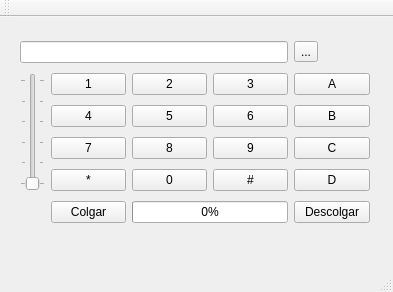
<?xml version="1.0" encoding="UTF-8"?>
<ui version="4.0">
 <class>MainWindow</class>
 <widget class="QMainWindow" name="MainWindow">
  <property name="geometry">
   <rect>
    <x>0</x>
    <y>0</y>
    <width>393</width>
    <height>292</height>
   </rect>
  </property>
  <property name="windowTitle">
   <string>MainWindow</string>
  </property>
  <widget class="QWidget" name="centralWidget">
   <widget class="QWidget" name="layoutWidget">
    <property name="geometry">
     <rect>
      <x>9</x>
      <y>9</y>
      <width>372</width>
      <height>212</height>
     </rect>
    </property>
    <layout class="QGridLayout" name="gridLayout">
     <item row="2" column="1">
      <widget class="QPushButton" name="num_1">
       <property name="text">
        <string>1</string>
       </property>
      </widget>
     </item>
     <item row="0" column="0" colspan="4">
      <widget class="QLineEdit" name="fileEdit"/>
     </item>
     <item row="2" column="4">
      <widget class="QPushButton" name="A">
       <property name="text">
        <string>A</string>
       </property>
      </widget>
     </item>
     <item row="4" column="1">
      <widget class="QPushButton" name="num_7">
       <property name="text">
        <string>7</string>
       </property>
      </widget>
     </item>
     <item row="4" column="2">
      <widget class="QPushButton" name="num_8">
       <property name="text">
        <string>8</string>
       </property>
      </widget>
     </item>
     <item row="4" column="3">
      <widget class="QPushButton" name="num_9">
       <property name="text">
        <string>9</string>
       </property>
      </widget>
     </item>
     <item row="4" column="4">
      <widget class="QPushButton" name="C">
       <property name="text">
        <string>C</string>
       </property>
      </widget>
     </item>
     <item row="5" column="1">
      <widget class="QPushButton" name="star">
       <property name="text">
        <string>*</string>
       </property>
      </widget>
     </item>
     <item row="5" column="2">
      <widget class="QPushButton" name="num_0">
       <property name="text">
        <string>0</string>
       </property>
      </widget>
     </item>
     <item row="5" column="3">
      <widget class="QPushButton" name="numeral">
       <property name="text">
        <string>#</string>
       </property>
      </widget>
     </item>
     <item row="5" column="4">
      <widget class="QPushButton" name="D">
       <property name="text">
        <string>D</string>
       </property>
      </widget>
     </item>
     <item row="6" column="1">
      <widget class="QPushButton" name="Colgar">
       <property name="text">
        <string>Colgar</string>
       </property>
      </widget>
     </item>
     <item row="6" column="2" colspan="2">
      <widget class="QProgressBar" name="progressBar">
       <property name="maximum">
        <number>50</number>
       </property>
       <property name="value">
        <number>0</number>
       </property>
      </widget>
     </item>
     <item row="6" column="4">
      <widget class="QPushButton" name="Descolgar">
       <property name="text">
        <string>Descolgar</string>
       </property>
      </widget>
     </item>
     <item row="2" column="2">
      <widget class="QPushButton" name="num_2">
       <property name="text">
        <string>2</string>
       </property>
      </widget>
     </item>
     <item row="2" column="3">
      <widget class="QPushButton" name="num_3">
       <property name="text">
        <string>3</string>
       </property>
      </widget>
     </item>
     <item row="3" column="1">
      <widget class="QPushButton" name="num_4">
       <property name="text">
        <string>4</string>
       </property>
      </widget>
     </item>
     <item row="3" column="2">
      <widget class="QPushButton" name="num_5">
       <property name="text">
        <string>5</string>
       </property>
      </widget>
     </item>
     <item row="3" column="3">
      <widget class="QPushButton" name="num_6">
       <property name="text">
        <string>6</string>
       </property>
      </widget>
     </item>
     <item row="3" column="4">
      <widget class="QPushButton" name="B">
       <property name="text">
        <string>B</string>
       </property>
      </widget>
     </item>
     <item row="0" column="4">
      <widget class="QToolButton" name="fileButton">
       <property name="text">
        <string>...</string>
       </property>
      </widget>
     </item>
     <item row="2" column="0" rowspan="4">
      <widget class="QSlider" name="volumeSlider">
       <property name="maximum">
        <number>50</number>
       </property>
       <property name="orientation">
        <enum>Qt::Vertical</enum>
       </property>
       <property name="tickPosition">
        <enum>QSlider::TicksBothSides</enum>
       </property>
      </widget>
     </item>
    </layout>
   </widget>
  </widget>
  <widget class="QMenuBar" name="menuBar">
   <property name="geometry">
    <rect>
     <x>0</x>
     <y>0</y>
     <width>393</width>
     <height>22</height>
    </rect>
   </property>
  </widget>
  <widget class="QToolBar" name="mainToolBar">
   <attribute name="toolBarArea">
    <enum>TopToolBarArea</enum>
   </attribute>
   <attribute name="toolBarBreak">
    <bool>false</bool>
   </attribute>
  </widget>
  <widget class="QStatusBar" name="statusBar"/>
 </widget>
 <layoutdefault spacing="6" margin="11"/>
 <resources/>
 <connections>
  <connection>
   <sender>volumeSlider</sender>
   <signal>valueChanged(int)</signal>
   <receiver>progressBar</receiver>
   <slot>setValue(int)</slot>
   <hints>
    <hint type="sourcelabel">
     <x>25</x>
     <y>193</y>
    </hint>
    <hint type="destinationlabel">
     <x>150</x>
     <y>235</y>
    </hint>
   </hints>
  </connection>
 </connections>
</ui>
